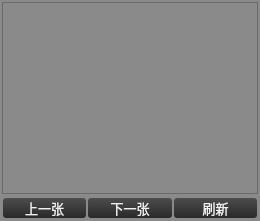
                       <widget class="QWidget" name="widget_30" native="true">
                        <property name="styleSheet">
                         <string notr="true">background-color: rgb(138, 138, 138);</string>
                        </property>
                        <layout class="QVBoxLayout" name="verticalLayout_24" stretch="1,0">
                         <property name="spacing">
                          <number>1</number>
                         </property>
                         <property name="leftMargin">
                          <number>1</number>
                         </property>
                         <property name="topMargin">
                          <number>1</number>
                         </property>
                         <property name="rightMargin">
                          <number>1</number>
                         </property>
                         <property name="bottomMargin">
                          <number>1</number>
                         </property>
                         <item>
                          <widget class="QWidget" name="widget_24" native="true">
                           <layout class="QVBoxLayout" name="verticalLayout_25">
                            <property name="spacing">
                             <number>1</number>
                            </property>
                            <property name="leftMargin">
                             <number>1</number>
                            </property>
                            <property name="topMargin">
                             <number>1</number>
                            </property>
                            <property name="rightMargin">
                             <number>1</number>
                            </property>
                            <property name="bottomMargin">
                             <number>1</number>
                            </property>
                            <item>
                             <widget class="QTableView" name="tableViewQZ">
                              <property name="sizePolicy">
                               <sizepolicy hsizetype="Preferred" vsizetype="Preferred">
                                <horstretch>0</horstretch>
                                <verstretch>0</verstretch>
                               </sizepolicy>
                              </property>
                             </widget>
                            </item>
                           </layout>
                          </widget>
                         </item>
                         <item>
                          <widget class="QWidget" name="widget_32" native="true">
                           <layout class="QHBoxLayout" name="horizontalLayout_48">
                            <property name="spacing">
                             <number>2</number>
                            </property>
                            <property name="leftMargin">
                             <number>2</number>
                            </property>
                            <property name="topMargin">
                             <number>2</number>
                            </property>
                            <property name="rightMargin">
                             <number>2</number>
                            </property>
                            <property name="bottomMargin">
                             <number>2</number>
                            </property>
                            <item>
                             <widget class="QPushButton" name="pushButtonQZPre">
                              <property name="sizePolicy">
                               <sizepolicy hsizetype="Preferred" vsizetype="Preferred">
                                <horstretch>0</horstretch>
                                <verstretch>0</verstretch>
                               </sizepolicy>
                              </property>
                              <property name="minimumSize">
                               <size>
                                <width>50</width>
                                <height>16</height>
                               </size>
                              </property>
                              <property name="maximumSize">
                               <size>
                                <width>16777215</width>
                                <height>35</height>
                               </size>
                              </property>
                              <property name="font">
                               <font>
                                <family>微软雅黑</family>
                                <pointsize>10</pointsize>
                               </font>
                              </property>
                              <property name="styleSheet">
                               <string notr="true">QPushButton#pushButtonQZPre{
	border-style: none;
	border: 0px;
	color: #F0F0F0;
	padding: 0px;	
	min-height: 16px;
	border-radius:3px;
	background: qlineargradient(spread:pad, x1:0, y1:0, x2:0, y2:1, stop:0 #4D4D4D, stop:1 #292929); 
}

QPushButton#pushButtonQZPre:hover{ 
	background: qlineargradient(spread:pad, x1:0, y1:0, x2:0, y2:1, stop:0 #636363, stop:1 #575757);
}

QPushButton#pushButtonQZPre:pressed{ 
	background: qlineargradient(spread:pad, x1:0, y1:0, x2:0, y2:1, stop:0 #4D4D4D, stop:1 #292929);
}</string>
                              </property>
                              <property name="text">
                               <string>   上一张   </string>
                              </property>
                             </widget>
                            </item>
                            <item>
                             <widget class="QPushButton" name="pushButtonQZNext">
                              <property name="sizePolicy">
                               <sizepolicy hsizetype="Preferred" vsizetype="Preferred">
                                <horstretch>0</horstretch>
                                <verstretch>0</verstretch>
                               </sizepolicy>
                              </property>
                              <property name="minimumSize">
                               <size>
                                <width>50</width>
                                <height>16</height>
                               </size>
                              </property>
                              <property name="maximumSize">
                               <size>
                                <width>16777215</width>
                                <height>35</height>
                               </size>
                              </property>
                              <property name="font">
                               <font>
                                <family>微软雅黑</family>
                                <pointsize>10</pointsize>
                               </font>
                              </property>
                              <property name="styleSheet">
                               <string notr="true">QPushButton#pushButtonQZNext{
	border-style: none;
	border: 0px;
	color: #F0F0F0;
	padding: 0px;	
	min-height: 16px;
	border-radius:3px;
	background: qlineargradient(spread:pad, x1:0, y1:0, x2:0, y2:1, stop:0 #4D4D4D, stop:1 #292929); 
}

QPushButton#pushButtonQZNext:hover{ 
	background: qlineargradient(spread:pad, x1:0, y1:0, x2:0, y2:1, stop:0 #636363, stop:1 #575757);
}

QPushButton#pushButtonQZNext:pressed{ 
	background: qlineargradient(spread:pad, x1:0, y1:0, x2:0, y2:1, stop:0 #4D4D4D, stop:1 #292929);
}</string>
                              </property>
                              <property name="text">
                               <string>下一张</string>
                              </property>
                             </widget>
                            </item>
                            <item>
                             <widget class="QPushButton" name="pushButtonQZRefresh">
                              <property name="sizePolicy">
                               <sizepolicy hsizetype="Preferred" vsizetype="Preferred">
                                <horstretch>0</horstretch>
                                <verstretch>0</verstretch>
                               </sizepolicy>
                              </property>
                              <property name="minimumSize">
                               <size>
                                <width>50</width>
                                <height>16</height>
                               </size>
                              </property>
                              <property name="maximumSize">
                               <size>
                                <width>16777215</width>
                                <height>35</height>
                               </size>
                              </property>
                              <property name="font">
                               <font>
                                <family>微软雅黑</family>
                                <pointsize>10</pointsize>
                               </font>
                              </property>
                              <property name="styleSheet">
                               <string notr="true">QPushButton#pushButtonQZRefresh{
	border-style: none;
	border: 0px;
	color: #F0F0F0;
	padding: 0px;	
	min-height: 16px;
	border-radius:3px;
	background: qlineargradient(spread:pad, x1:0, y1:0, x2:0, y2:1, stop:0 #4D4D4D, stop:1 #292929); 
}

QPushButton#pushButtonQZRefresh:hover{ 
	background: qlineargradient(spread:pad, x1:0, y1:0, x2:0, y2:1, stop:0 #636363, stop:1 #575757);
}

QPushButton#pushButtonQZRefresh:pressed{ 
	background: qlineargradient(spread:pad, x1:0, y1:0, x2:0, y2:1, stop:0 #4D4D4D, stop:1 #292929);
}</string>
                              </property>
                              <property name="text">
                               <string>刷新</string>
                              </property>
                             </widget>
                            </item>
                           </layout>
                          </widget>
                         </item>
                        </layout>
                       </widget>
